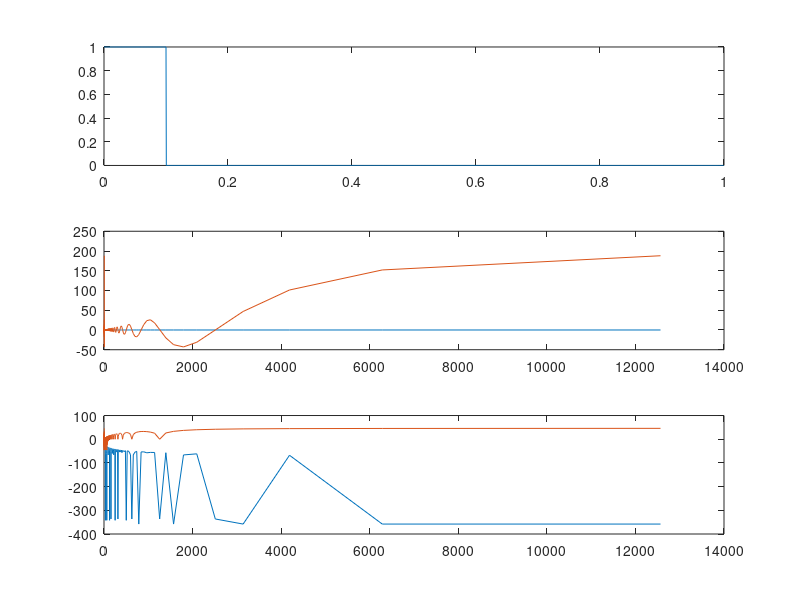
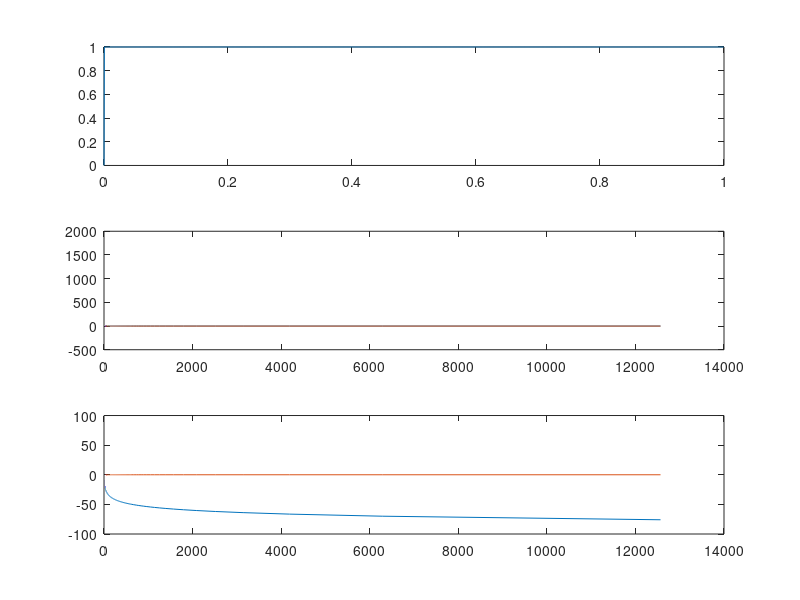
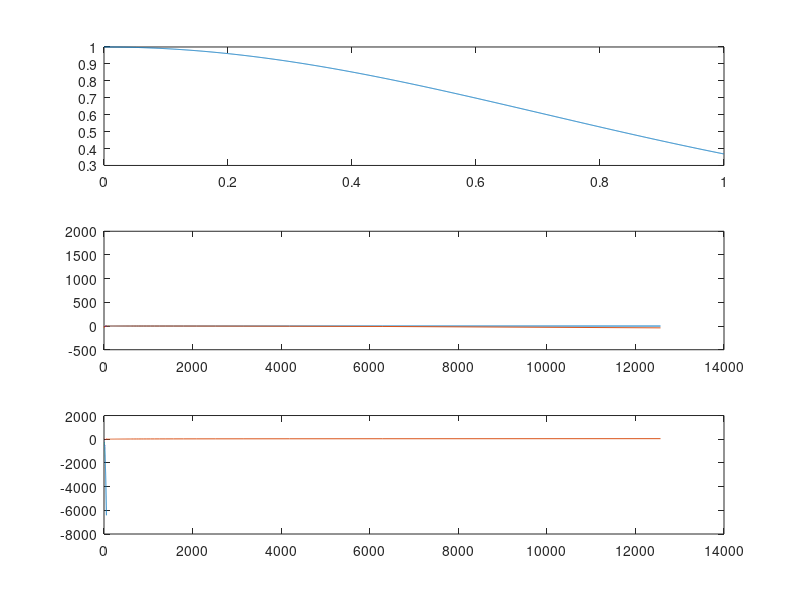
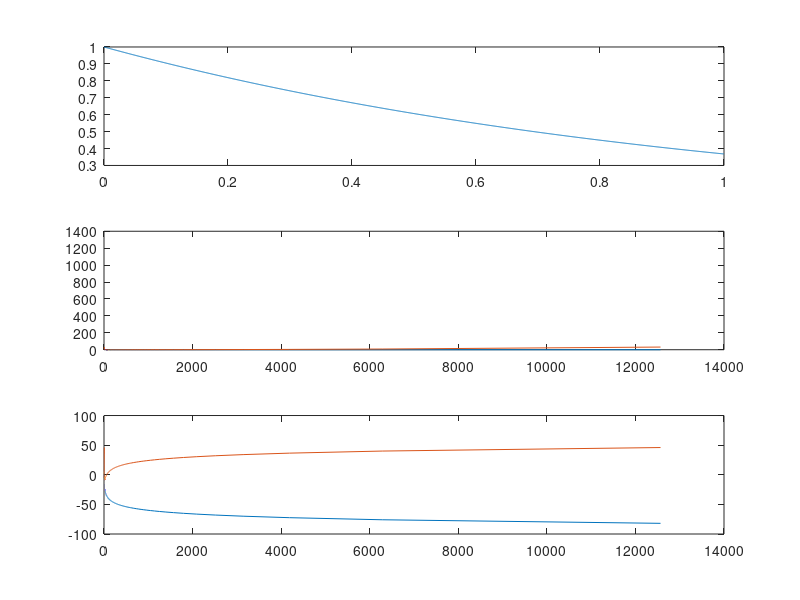

The MATLAB source for these figures, in order:
clear all
close all
clc

N=2000;
fpr=2000;
dt=1/fpr;
t=dt*(0:N-1);
w=2*pi./t;

% 1. Rectangular Window
T=0.1;
rr_t = @(t, T) (abs(t) <= T);
x1=rr_t(t, T);
X1=(2*sin(w.*T))./w;
fft_X1=fft(x1);
figure;
subplot(3, 1, 1); plot(t, x1);
subplot(3, 1, 2); plot(w, X1, w, fft_X1)
subplot(3, 1, 3); plot(w, 20*log10(X1), w, 20*log10(fft_X1))

% 2. Signum Signal
x2 = sign(t);
X2=2./(1j*w);
fft_X2=fft(x2);
figure;
subplot(3, 1, 1); plot(t, x2);
subplot(3, 1, 2); plot(w, X2, w, fft_X2)
subplot(3, 1, 3); plot(w, 20*log10(X2), w, 20*log10(fft_X2))

% 3. Gaussian Function
a = 1; % example value for a
x3 = exp(-a * t.^2);
X3 = sqrt(pi/a)*exp(-w.^2/4*a);
fft_X3=fft(x3);
figure;
subplot(3, 1, 1); plot(t, x3);
subplot(3, 1, 2); plot(w, X3, w, fft_X3)
subplot(3, 1, 3); plot(w, 20*log10(X3), w, 20*log10(fft_X3))

% 4. Unilateral Exponential
a = 1; % example value for a
x4 = exp(-a * t) .* (t >= 0);
X4 = 1./(a+1j*w);
fft_X4=fft(x4);
figure;
subplot(3, 1, 1); plot(t, x4);
subplot(3, 1, 2); plot(w, X4, w, fft_X4)
subplot(3, 1, 3); plot(w, 20*log10(X4), w, 20*log10(fft_X4))

% 5. Damped Sine
a = 5; % example value for a
A=10;
omega0 = 2 * pi * 5; % example frequency
x5 = A * exp(-a * t) .* sin(omega0 * t) .* (t >= 0);
X5 = (A*omega0)./((a+1j*w).^2+omega0^2);
fft_X5=fft(x5);
figure;
subplot(3, 1, 1); plot(t, x5);
subplot(3, 1, 2); plot(w, X5, w, fft_X5)
subplot(3, 1, 3); plot(w, 20*log10(X5), w, 20*log10(fft_X5))


% 6. Damped Cosine
a=5;
A=10;
omega0 = 2 * pi * 50; 
x6 = A * exp(-a * t) .* cos(omega0 * t) .* (t >= 0);
X6 = A*(a+1j*w)./((a+1j*w).^2+omega0^2);
fft_X6=fft(x6);
figure;
subplot(3, 1, 1); plot(t, x6);
subplot(3, 1, 2); plot(w, X6, w, fft_X6)
subplot(3, 1, 3); plot(w, 20*log10(X6), w, 20*log10(fft_X6))


% 7. Cosine Fragment
x7 = cos(omega0 * t) .* rr_t(t, T);
X7 = sin((w + omega0)*T)./(w + omega0) + sin((w - omega0)*T)./(w - omega0);
fft_X7=fft(x7);
figure;
subplot(3, 1, 1); plot(t, x7);
subplot(3, 1, 2); plot(w, X7, w, fft_X7)
subplot(3, 1, 3); plot(w, 20*log10(X7), w, 20*log10(fft_X7))
